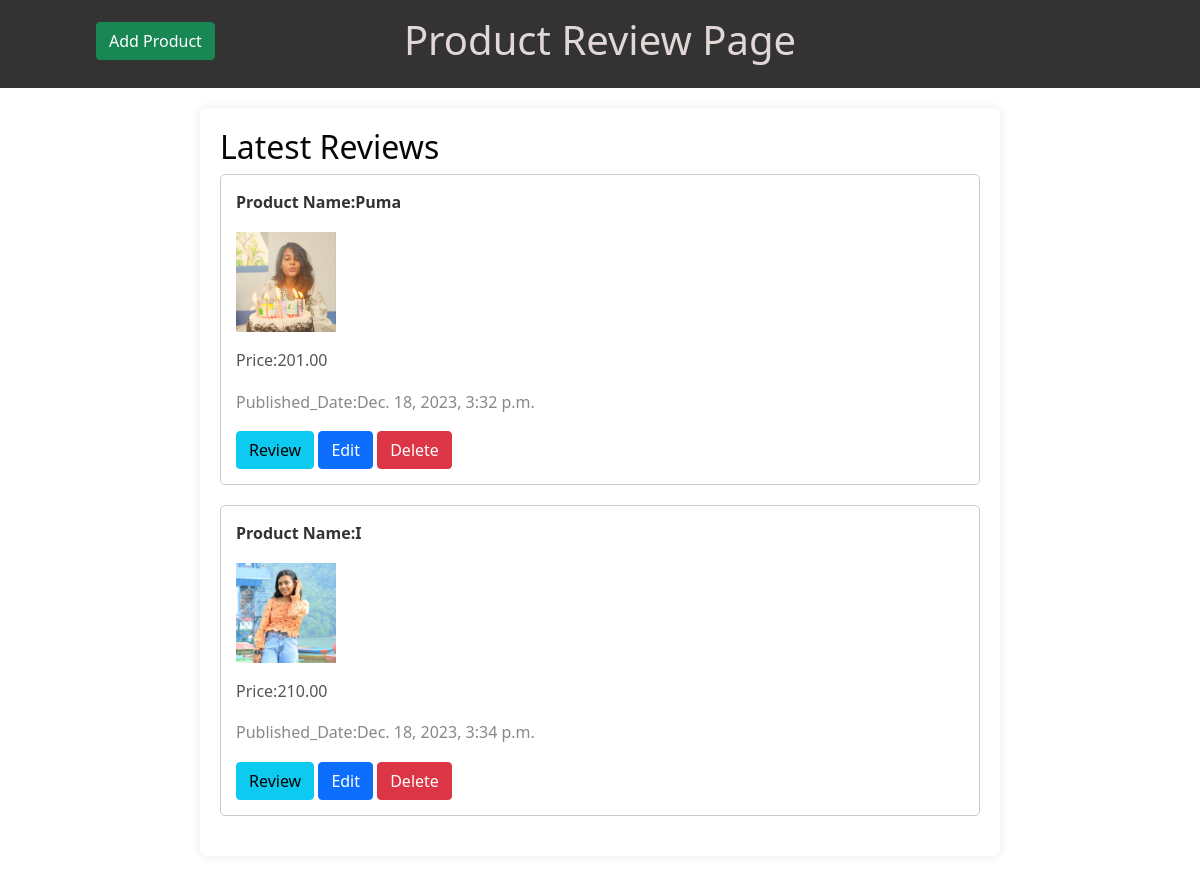
/product/, run on an earlier commit of the app's database.
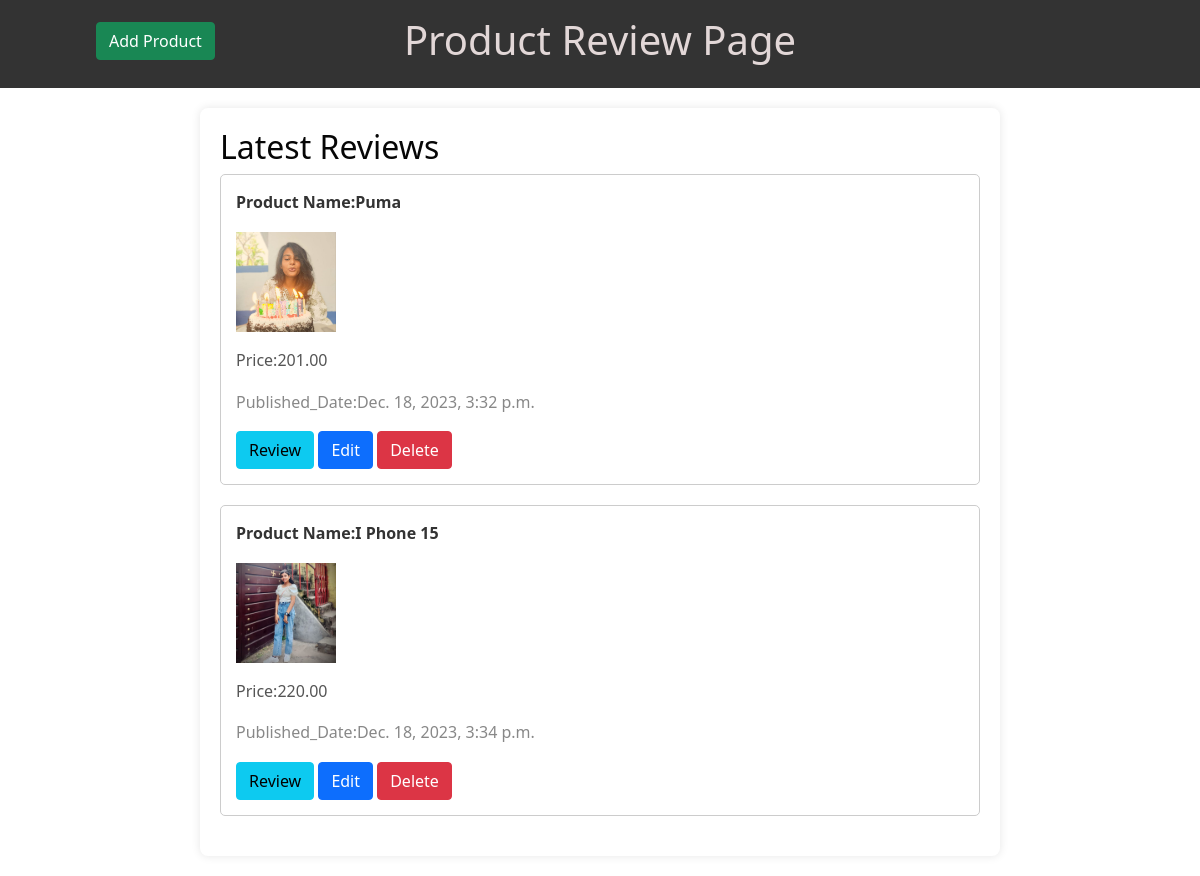
And on a later commit of the database.
### product_app/models.py (models this page shows, shortened)
class Product(models.Model):
    name=models.CharField(max_length=255)
    category=models.ForeignKey(Category,on_delete=models.CASCADE)
    price=models.DecimalField(max_digits=5,decimal_places=2)
    desc=models.TextField()
    img=models.ImageField(upload_to='Product_img/')
    created=models.DateTimeField(auto_now_add=True)
    updated=models.DateTimeField(auto_now=True)

### product_app/views.py (the view)
# urls.py: path('',Product_View,name='Product_View'),
def Product_View(request):
    products=Product.objects.select_related()
    return render(request,'home.html',{'data':products})

### product_app/templates/home.html (shortened to what this page needs)
{% extends "base.html" %}
{% block content %}
<header>
    <h1>Product Review Page</h1>
    <a href="{% url "add_product" %}"><button type="button" class="btn btn-success buttonmain">Add Product</button></a>
</header>
<main>
    <h2>Latest Reviews</h2>
{% for p in data %}
    <div class="review">
        <p class="review-author">Product Name:{{p.name}}</p>
        <p class="review-date"><img src={{p.img.url}} height=100px width=100px></p>
        <div class="review-content">
            <p>Price:{{p.price}}</p>
        </div>
        <p class="review-date">Published_Date:{{p.created}}</p>
        <a href="{% url "product_detail" p.id %}"><button type="button" class="btn btn-info">Review</button></a>
        <a href="{% url "product_edit" p.id %}"><button type="button" class="btn btn-primary">Edit</button></a>
        <a href="{% url "product_delete" p.id %}"><button type="button" class="btn btn-danger">Delete</button></a>
    </div>
{% endfor %}
</main>
{% endblock %}

### product_app/templates/base.html (shortened to what this page needs)
{% load static %}
<!doctype html>
<html lang="en">
  <head>
    <link rel="stylesheet" href="{% static 'style.css' %}">
    <link href="https://cdn.jsdelivr.net/npm/bootstrap@5.0.2/dist/css/bootstrap.min.css" rel="stylesheet">
  </head>
  <body>
    {% block content %}
    {% endblock %}
  </body>
</html>

### static/style.css (style rules this page uses)
body { font-family: 'Arial', sans-serif; margin: 0; padding: 0; background-color: #f5f5f5; }
header { background-color: #333; color: rgb(255, 255, 255); text-align: center; padding: 1em; }
.buttonmain { float: left; margin-top: -50px; margin-left: 80px; }
main { max-width: 800px; margin: 20px auto; padding: 20px; background-color: white; box-shadow: 0 0 10px rgba(0, 0, 0, 0.1); border-radius: 8px; }
h1 { color: #e2d7d7; }
h2 { color: #060606; }
p { line-height: 1.6; color: #555; }
.review { border: 1px solid #ccc; padding: 15px; margin-bottom: 20px; border-radius: 5px; }
.review-author { font-weight: bold; color: #333; }
.review-date { color: #888; }
.review-content { margin-top: 10px; }

What changed in the data, as far as the page shows it:
changed Product: name "I" → "I Phone 15"; img: a different picture; price "210.00" → "220.00"
